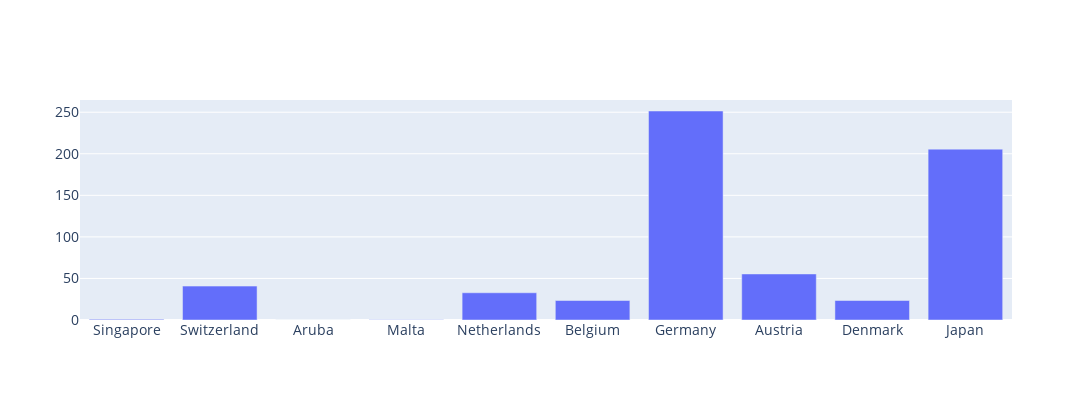

The notebook cell saved with this chart:
### Code cell
df_orig['Renewable/Area'] = df_orig['Electricity from renewables (TWh)'] / df_orig['Land Area(Km2)']
top_countries = df_orig.sort_values('Renewable/Area', ascending=False).head(10)

#top_countries = df_orig.sort_values('Electricity from renewables (TWh)', ascending=False).head(10)
trace1 = go.Bar(
    x = top_countries['Entity'],
    y = top_countries['Electricity from renewables (TWh)']
)
fig = go.Figure(data=[trace1], layout=go.Layout(width = 1200,height = 400, font_size = 14)).show()

### Figure 1 — Plotly figure (JSON) as saved in the notebook; plotly's stock layout.template omitted (floating-point values rounded to 4 significant figures)
{"data": [{"type": "bar", "x": ["Singapore", "Switzerland", "Aruba", "Malta", "Netherlands", "Belgium", "Germany", "Austria", "Denmark", "Japan"], "y": [0.83, 40.79, 0.15, 0.25, 32.75, 23.46, 251.5, 55.42, 23.45, 205.6]}], "layout": {"font": {"size": 14}, "height": 400, "width": 1200}}
